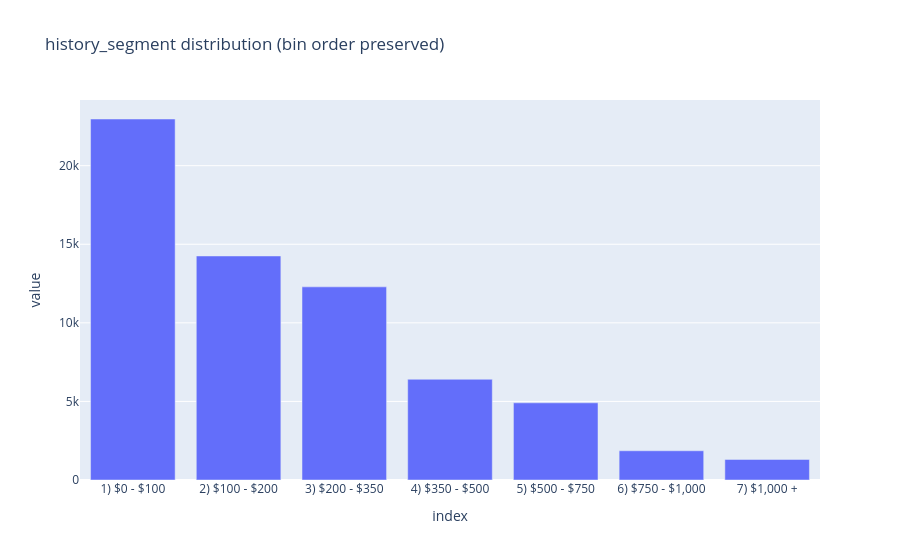

This figure's notebook cell:
### Code cell
# history_segment is an ordered categorical (see data_prep.py), so this shows
# bins in their natural $0 -> $1,000+ order rather than alphabetically.
counts = df["history_segment"].value_counts().reindex(df["history_segment"].cat.categories)
px.bar(counts, title="history_segment distribution (bin order preserved)").update_layout(
    showlegend=False
).show()

### Figure 1 — Plotly figure (JSON) as saved in the notebook; plotly's stock layout.template omitted (floating-point values rounded to 4 significant figures)
{"data": [{"hovertemplate": "variable=count<br>index=%{x}<br>value=%{y}<extra></extra>", "legendgroup": "count", "marker": {"color": "#636efa", "pattern": {"shape": ""}}, "name": "count", "orientation": "v", "showlegend": true, "textposition": "auto", "type": "bar", "x": ["1) $0 - $100", "2) $100 - $200", "3) $200 - $350", "4) $350 - $500", "5) $500 - $750", "6) $750 - $1,000", "7) $1,000 +"], "xaxis": "x", "y": [22970, 14254, 12289, 6409, 4911, 1859, 1308], "yaxis": "y"}], "layout": {"barmode": "relative", "legend": {"title": {"text": "variable"}, "tracegroupgap": 0}, "showlegend": false, "title": {"text": "history_segment distribution (bin order preserved)"}, "xaxis": {"anchor": "y", "domain": [0, 1], "title": {"text": "index"}}, "yaxis": {"anchor": "x", "domain": [0, 1], "title": {"text": "value"}}}}
